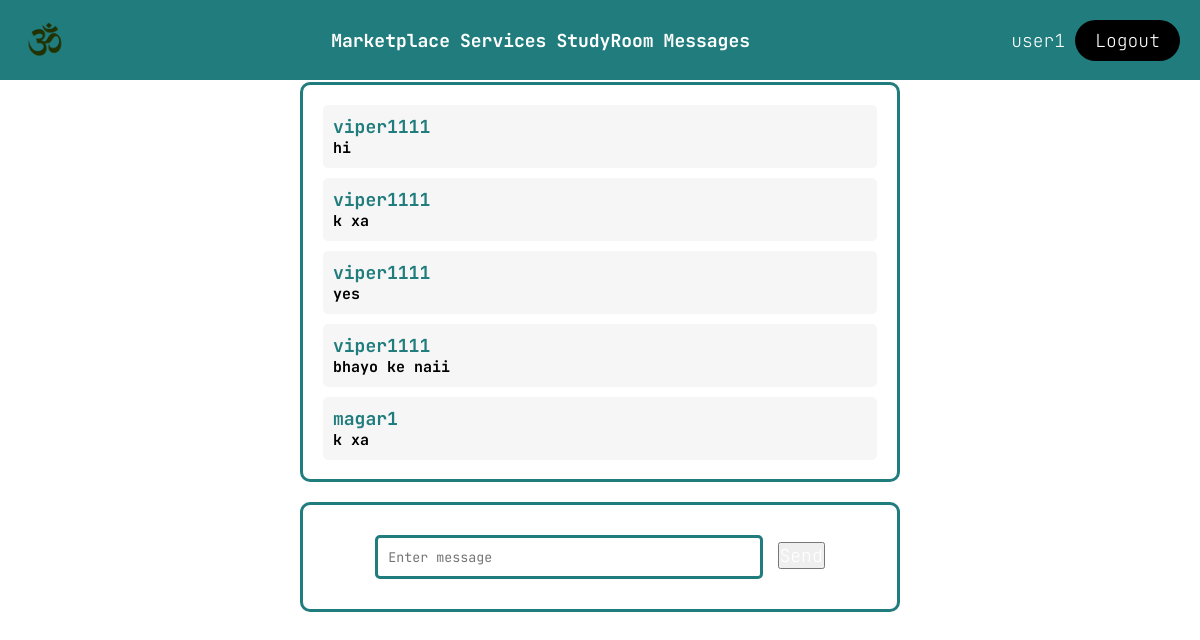
The app's page /room/programming-nerds/ (signed in) with its own data.
### portal/models.py (models this page shows)
class User(AbstractUser):
    image = CloudinaryField(blank=True, null=True)
    username = models.CharField(("username"), max_length=30, blank=True, unique=True)
    email = models.EmailField("Email", blank=False, null=False, unique=True)
    first_name = models.CharField(("first name"), max_length=30, blank=False)
    last_name = models.CharField(("last name"), max_length=30, blank=False)
    password = models.CharField(("Password"), max_length=30)
    confirm_password = models.CharField(
        ("confirm_password"), max_length=30, blank=True, null=True
    )
    academia = models.ManyToManyField(
        Academia,
        blank=True,
    )
    skills = models.ManyToManyField(Skill)
    interests = models.ManyToManyField(Interest, blank=True)
    REQUIRED_FIELDS = [
        "first_name",
        "last_name",
        "email",
        "password",
        "confirm_password",
    ]
    objects = UserManager()

### chatapp/models.py (models this page shows)
class Message(models.Model):
    room = models.ForeignKey(Room, on_delete=models.CASCADE)
    user = models.ForeignKey(User, on_delete=models.CASCADE)
    content = models.TextField()
    created_at = models.DateTimeField(auto_now_add=True)
    class Meta:
        ordering = ["created_at"]
    def __str__(self):
        return self.content

### chatapp/views.py (the view)
# urls.py: path("room/<slug:slug>/", views.list_room, name="room"),
@login_required
def list_room(request, slug):
    room = Room.objects.get(slug=slug)
    messages = Message.objects.filter(room=room)[0:25]
    return render(request, "chatapp/room.html", {"room": room, "messages":messages})

### templates/chatapp/room.html (shortened to what this page needs)
{%extends 'home/navbar.html'%}
{% load static %}
{%block content %}
<h2>{{room.name}}<h2> <br>
<div class="chat-container" id="chat-box">
    {% for message in messages %}
    <div class="message">
        <p class="username">{{ message.user.username }}</p>
        <p class="content">{{message}}</p>
    </div>
    {% endfor %}
  </div>
    <form method="POST" action="." class = "formclass">
        <input type="text" name="message" placeholder="Enter message" id="input-message">
        <button type="submit" id="chat-message-submit">Send</button>
    </form>
{% block extra_css%}
    <link rel="stylesheet" href="{% static 'css/chatroom/room.css' %}">
  {% endblock %}
{% endblock%}

### templates/home/navbar.html (shortened to what this page needs)
{% load static %}
<html lang="en">
<!DOCTYPE html>
<head>
    <link rel="stylesheet" type="text/css" href="{% static 'css/home/navbar.css' %}">
    <link rel="stylesheet" href="https://cdnjs.cloudflare.com/ajax/libs/font-awesome/4.7.0/css/font-awesome.min.css">
</head>
<body>
    <div class="navbar-content">
    <header class="navbar-header">
        <a href="/"><img class="logo" src="{% static 'img/logo.png' %}" alt="logo"></a>
        <nav>
            <ul class="nav_links">
                <li><a href="/marketplace">Marketplace</a></li>
                <li><a href="/services">Services</a></li>
                <li><a href="/chatrooms">StudyRoom</a></li>
                <li><a href="/personal_messages/">Messages</a></li>
            </ul>
        </nav>
        <div class="temp">
            {% if user.is_authenticated%}
            <a href="{% url 'profile' %}">
                <p style="color: white;"> {{user.first_name}}</p>
            </a>
            <a class="navbar_right" href="/signout"><button class="Button">Logout</button></a>
            {%else%}
            <a class="navbar_right" href="/register"><button class="Button">Register</button></a>
            <a class="navbar_right" href="/signin"><button class="Button">Signin</button></a>
            {%endif%}
        </div>
    </header>
    {%block content%}
    {%endblock%}
</body>
</html>

### static/css/home/navbar.css (style rules this page uses)
* { box-sizing: border-box; margin: 0; padding:0; font-family: "JetBrains Mono", sans-serif; }
li, a, button { font-family: "JetBrains Mono", sans-serif; font-weight: 200; font-size: 18px; color:rgb(236, 236, 236); text-decoration: none; font-size: 18px; color:rgb(255, 255, 255); text-decoration: none; }
nav { display: flex; }
.navbar-header { display: flex; position: fixed; top: 0; left: 0; width: 100%; height: 80px; background-color:rgb(33, 125, 125); align-items: center; padding: 15px 10%; padding-left: 15px; padding-right: 15px; justify-content: space-between; align-items: center; z-index: 500; }
.temp { display: flex; justify-content: space-evenly; align-items: center; padding: 5px; }
.logo { cursor:pointer; width: 60px; height: 60px; mix-blend-mode: multiply; }
.nav_links { list-style: none; display: flex; }
.nav_links li { display: inline-block; padding: 0px 5px; justify-content: space-between; }
.nav_links li a { transition: all 0.3s ease 0s; color: white; font-weight: bold; }
.Button { padding: 9px 20px; background-color: black; border: none; border-radius: 50px; cursor:pointer; transition: background-color 0.3s ease-in-out; margin-left: 10px; }

### static/css/chatroom/room.css (style rules this page uses)
body { margin: 0; padding: 0; }
form, .chat-container { max-width: 600px; margin: 20px auto; padding: 20px; border: 3px solid rgb(33, 125, 125); border-radius: 10px; overflow: hidden; overflow-y: auto; }
.chat-container { height: 400px; }
input { width: 70%; padding: 10px; margin: 10px 0; border: 3px solid rgb(33, 125, 125); border-radius: 5px; }
h2 { text-align: center; }
.message { text-align: left; background-color: #f6f6f6; padding: 10px; margin-bottom: 10px; border-radius: 5px; }
.username { font-weight: bold; font-size:18px; color: rgb(33, 125, 125); }
.content { font-size:15px; }

### records on screen
User: first_name "user1"
Message: user.username "viper1111", content "hi"
Message: user.username "viper1111", content "k xa"
Message: user.username "viper1111", content "yes"
Message: user.username "viper1111", content "bhayo ke naii"
Message: user.username "magar1", content "k xa"
